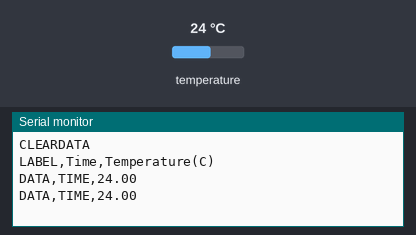
The sketch below on a simulated Arduino Uno, built with avr-gcc and run on an emulated ATmega328P. Shown: the last lines printed to the serial monitor. Wiring (inferred from the names in the program): MPU-6050 motion sensor at I2C address 0x68. The test bench sets the inputs (shaded band); at power-on: temperature 24 °C.

Above: at 1.8 s.
1.9 s: temperature set to 12 °C
At 2.8 s:
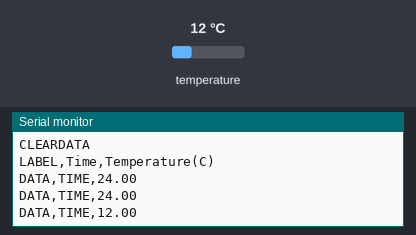
3.4 s: temperature set to 19 °C
At 4.4 s:
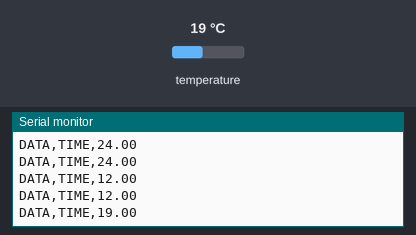
Timing chart, 0 to 6.4 s (numbered marks = the images above; inputs shaded):
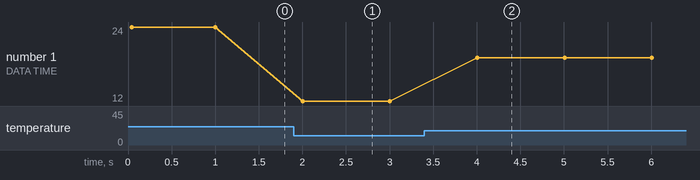

The sketch:

GROUP3-WEEK6-ARDUINOCODE.ino
```cpp
#include <Wire.h>
const int MPU = 0x68; // I2C address of MPU6050

void setup() {
  Serial.begin(9600);   // PLX-DAQ default baud rate
  Wire.begin();

  // Wake up the MPU6050
  Wire.beginTransmission(MPU);
  Wire.write(0x6B); // PWR_MGMT_1 register
  Wire.write(0);    // Wake up MPU6050
  Wire.endTransmission(true);

  // PLX-DAQ setup
  Serial.println("CLEARDATA");
  Serial.println("LABEL,Time,Temperature(C)");
}

void loop() {
  // Read temperature registers
  Wire.beginTransmission(MPU);
  Wire.write(0x41); // Starting register for temperature
  Wire.endTransmission(false);
  Wire.requestFrom(MPU, 2, true);

  int16_t rawTemp = Wire.read() << 8 | Wire.read();
  float tempC = (rawTemp / 340.0) + 36.53; // Datasheet formula

  // Send data to PLX-DAQ
  Serial.print("DATA,TIME,");
  Serial.println(tempC, 2); // 2 decimal places

  delay(1000); // 1 reading per second
}
```

Measured:
- after the input at 1.9 s, the serial monitor: prints a new line after 0.10 s (image 1)
- after the input at 3.4 s, the serial monitor: prints a new line after 0.61 s (image 2)
- plotted number 1: 24 → 12 after the input at 1.9 s, 12 → 19 after the input at 3.4 s
